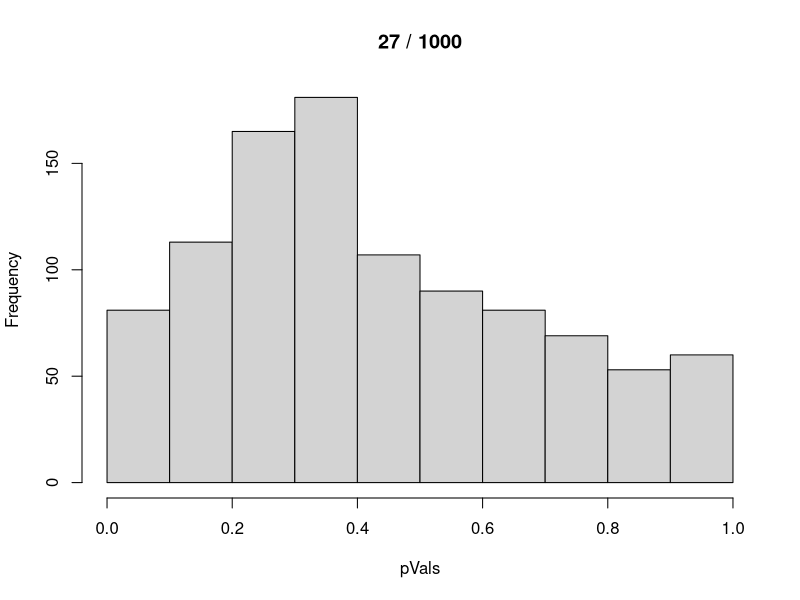

The R source for this figure:
#test 2b

sampleSize=1000
pVals=c()

xN=10000; yN=10000

#x=matrix(rnorm(xN*sampleSize, 0, 1), ncol=sampleSize, nrow=xN)
#y=matrix(rnorm(yN*sampleSize, 0, 1), ncol=sampleSize, nrow=yN)
#x=matrix(rt(xN*sampleSize, 1, 0), ncol=sampleSize, nrow=xN)
#y=matrix(rt(yN*sampleSize, 1, 0), ncol=sampleSize, nrow=yN)
x=matrix(rcauchy(xN*sampleSize, 0, 1), ncol=sampleSize, nrow=xN)
y=matrix(rcauchy(yN*sampleSize, 0, 1), ncol=sampleSize, nrow=yN)

#x=matrix(rcauchy(xN*sampleSize, 1, 0), ncol=sampleSize, nrow=xN)
#x=matrix(round(runif(xN*sampleSize,-1,1))*rchisq(xN*sampleSize, 1, 0)^10, ncol=sampleSize, nrow=xN)
#y=matrix(rt(xN*sampleSize, 1, 0), ncol=sampleSize, nrow=xN)

#x=matrix(rsn(xN*sampleSize, 0, 5, 10), ncol=sampleSize, nrow=xN)
#y=matrix(rsn(xN*sampleSize, 0, 5, 10), ncol=sampleSize, nrow=yN)

#x=as.real(rsn(xN*sampleSize, 0, 1, 5))
#y=as.real(rsn(xN*sampleSize, 0, 1, 5))

for(i in 1:sampleSize){
	pVals[i]=t.test(x[,i],y[,i])$p.value
}
hist(pVals, main=paste(sum(pVals<0.05),"/", sampleSize))
